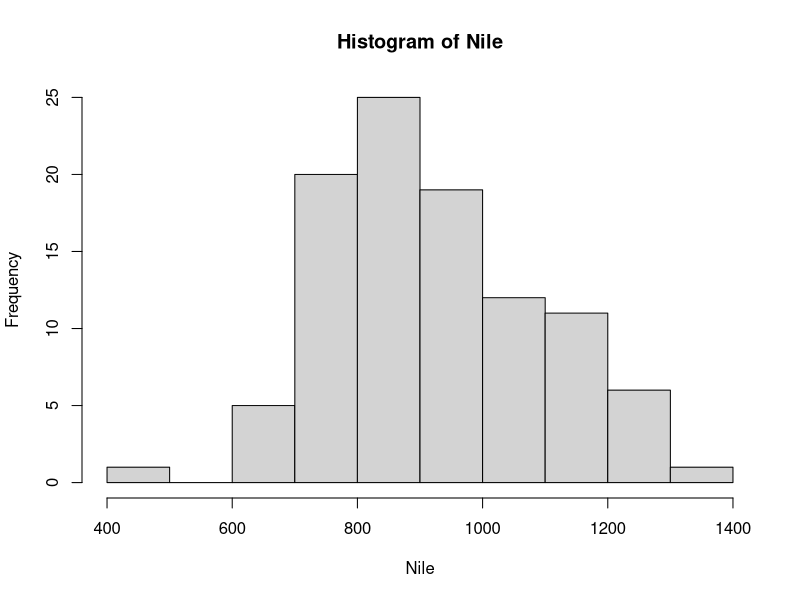
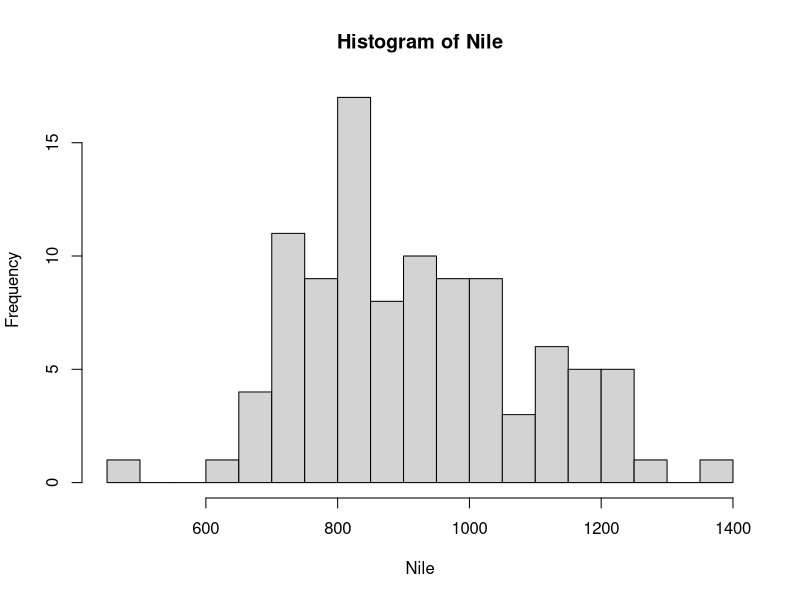

Source code (R) for these figures, in order: (Note: this script raises an error after producing the figures.)

#Faster R
##Lesson 1

# Add two numerical values, click ctrl+enter to see the result in the console
1+1
#There are preloaded df in R such as Nile, mean function will give you the mean value of the vector
mean(Nile)
#We can also use print function to see the output in the console
print(mean(Nile))
#length function returns the length of the element
length(Nile)
#histogramm returns the histogramm of the element
hist(Nile)
# breaks will let you adjust the number of bars
hist(Nile, breaks = 20)
#Slicing i.e. single element of the vector, multiple elements of the vector, quicker way of geting continuous values
Nile[2]
Nile[c(2,5,6)]
Nile[2:6]
Nile[81:100]
# save a piece of vector as a separate vector
n81100 <- Nile[81:100]
#mean and standard deviation functions
mean(n81100)
sd(n81100)
#different indicies in different vectors give the same value
n81100[1]
Nile[81]
# very usefull length function
length(Nile)
length(n81100)


#Hands-On R
##Section 2

# error message
#5 % 4

#Using R as a calculator

2 * 3 
4 - 1
6/(3*2)

# Exercise 1
10 + 2
## 12

12 * 3
## 36

36 - 6
## 30

30 / 3
## 10

# Storing values in Objects
a <- 1
a
## 1

a + 2
## 3

## Section 2

#creating a die
die <- 1:6
die
## 1 2 3 4 5 6

# R is case sensitive Name and name are two different objects
Name <- 1
name <- 0
Name + 1
## 2

# R will overwrite your objects
my_number <- 1
my_number 
## 1

my_number <- 999
my_number
## 999

# function ls() dives you all the names you have in your environment
ls()

die - 1
## 0 1 2 3 4 5

die / 2
## 0.5 1.0 1.5 2.0 2.5 3.0

die * die
## 1  4  9 16 25 36

# vector recycling: if one of the vectors shorter than another R will repeat it until it reached the length or give a warning message
1:2
## 1 2

1:4
## 1 2 3 4

die
## 1 2 3 4 5 6

die + 1:2
## 2 4 4 6 6 8

die + 1:4
## 2 4 6 8 6 8

#matrix multiplication uses the following: %*% - inner product, %o% outter product
die %*% die
## 91

die %o% die

#Function for rounding the value
round(3.1415)
## 3

#Function for factorials
factorial(3)
## 6

#composition of functions
mean(1:6)
## 3.5

mean(die)
## 3.5

round(mean(die))

#Sample() is a function randomly selects numbers from a verctor
sample(x = die, size = 1)
## 2

sample(x = die, size = 1)
## 1

sample(x = die, size = 1)
## 6

# If you put the wrong argument in the function you will get an error, 
# Use args() to check the function's arguments
round(3.1415, corners = 2)
args(round)
round(3.1415)
round(3.1415, digits = 2)

# use arguments names while using f-ns because if you won't R will assign your 
# input to the arguments in the order of arguments, but it is not always the case. 
# Moreover if you specify the argument name before puttin the input you can use any order.
sample(die, 1)
sample(size = 1, x = die)


# On default settings sample() does not have replacement, to include it we set 
# argument replace = TRUE
sample(die, size = 2)
sample(die, size = 2, replace = TRUE)

# create your "dice" by assigning the function to it. BUt if you call dice multiple 
# times, it will always return the first generated value i.e. this way you record 
# value not a function
dice <- sample(die, size = 2, replace = TRUE)
dice
sum(dice)

dice
dice
dice

# construct a f-n
roll <- function() {
  die <- 1:6
  dice <- sample(die, size = 2, replace = TRUE)
  sum(dice)
}

# calls the f-n
roll()
# describes the f-n
roll

# return the values
dice
1 + 1
sqrt(2)

# store the value
dice <- sample(die, size = 2, replace = TRUE)
two <- 1 + 1
a <- sqrt(2)

# create an arguments for your function

roll2 <- function(bones) {
  dice <- sample(bones, size = 2, replace = TRUE)
  sum(dice)
}

# now it requires the input
roll2(bones = 1:4)
roll2(bones = 1:6)
roll2(1:20)

# You can set a default argument in the f-n. Now it won't ask for any input
roll2 <- function(bones = 1:6) {
  dice <- sample(bones, size = 2, replace = TRUE)
  sum(dice)
}

roll2()

## Section 3























